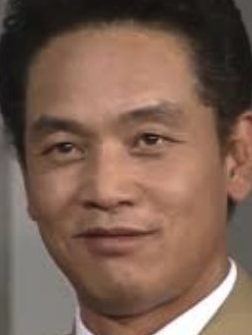
#> input picture KYC.png, 252 x 335 px, found by its file name
$ jupyter execute 'CV_HW6(4DLR).ipynb'
#> lines starting #> are read from the running program, lines starting #| are printed output that depends on the picture
<a href="https://colab.research.google.com/github/doldolMac/homework_CV/blob/master/CV_HW6(4DLR).ipynb" target="_parent"></a>

[cell 1]

from PIL import Image
import numpy as np
import scipy
from skimage import io
from matplotlib import pyplot as plt


M_img = Image.open("/content/homework_CV/KYC.png").convert('L')
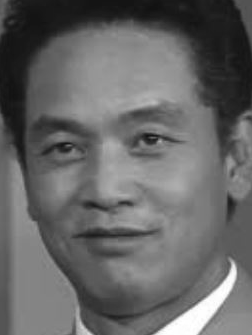
#> M_img: PIL image 252x335 L; min 17, max 255, mean 102.2

T_img = Image.open("/content/homework_CV/me3.jpeg").convert('L')
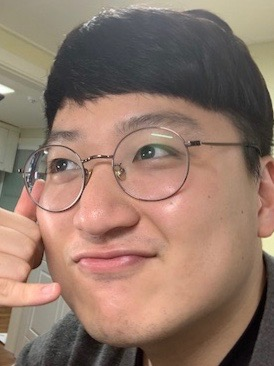
#> input picture me3.jpeg, 274 x 366 px, found by its file name
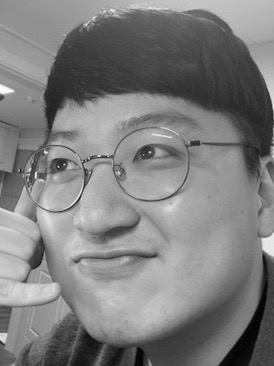
#> T_img: PIL image 274x366 L; min 0, max 255, mean 126


T_img = T_img.resize((360, 480))
#> T_img: PIL image 360x480 L

M_img = M_img.resize((360, 480))
#> M_img: PIL image 360x480 L

T_ft_img = np.fft.fft2(T_img)
T_shft_img = np.fft.fftshift(T_ft_img)
T_fil_shft_img = np.fft.fftshift(T_ft_img)
#T_fil_shft_img2 = np.fft.fftshift(T_ft_img)
T_abs_img = abs(T_shft_img)
T_ft_mag = np.log10(T_abs_img)
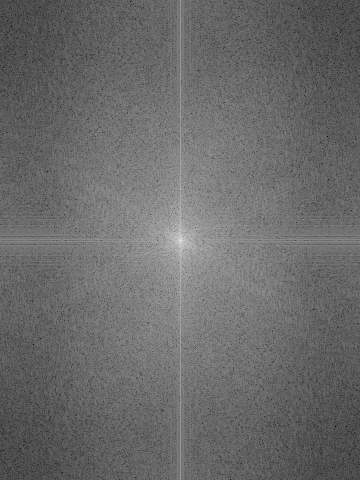
#> T_ft_mag: shape (480, 360) float64; min -0.0947, max 7.34, mean 3.01; drawn with min black and max white
T_fil_ft_mag = np.log10(T_abs_img)

M_ft_img = np.fft.fft2(M_img)
M_shft_img = np.fft.fftshift(M_ft_img)
M_fil_shft_img = np.fft.fftshift(M_ft_img)
M_fil_shft_img2 = np.fft.fftshift(M_ft_img)
M_abs_img = abs(M_shft_img)
M_ft_mag = np.log10(M_abs_img)
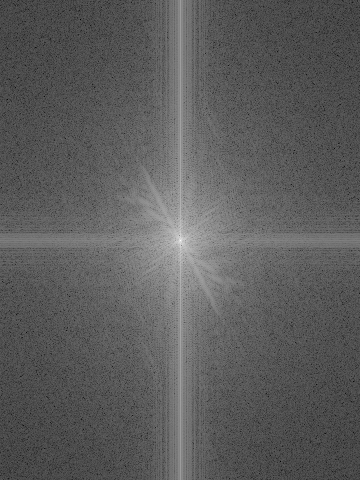
#> M_ft_mag: shape (480, 360) float64; min -0.358, max 7.25, mean 2.41; drawn with min black and max white
M_fil_ft_mag = np.log10(M_abs_img)


T_info_img = T_img.size
#> T_info_img = (360, 480)
T_cols, T_rows = T_info_img
#> T_cols = 360; T_rows = 480
T_center_rows = int(T_rows/2)
#> T_center_rows = 240
T_center_cols = int(T_cols/2)
#> T_center_cols = 180

print(T_center_rows, T_center_cols)
#| 240 180

M_info_img = M_img.size
#> M_info_img = (360, 480)
M_cols, M_rows = M_info_img
#> M_cols = 360; M_rows = 480
M_center_rows = int(M_rows/2)
#> M_center_rows = 240
M_center_cols = int(M_cols/2)
#> M_center_cols = 180

L_mask = np.zeros((M_rows, M_cols), np.uint8)
L_r = 10
M_center = [M_center_rows, M_center_cols]
#> M_center = [240, 180]
M_x, M_y = np.ogrid[:M_rows, :M_cols]
#> M_x = 480 values from 0 to 479
L_mask_area = (M_x - M_center[0]) ** 2 + (M_y - M_center[1]) ** 2 <=L_r*L_r
L_mask[L_mask_area] = 1

H_mask = np.ones((T_rows, T_cols), np.uint8)
H_r = 16
T_center = [T_center_rows, T_center_cols]
T_x, T_y = np.ogrid[:T_rows, :T_cols]
H_mask_area = (T_x - T_center[0]) ** 2 + (T_y - T_center[1]) ** 2 <=H_r*H_r
H_mask[H_mask_area] = 0

T_fil_shft_img = T_fil_shft_img * H_mask
M_fil_shft_img = M_fil_shft_img * L_mask

T_abs_fil_high = abs(T_fil_shft_img)
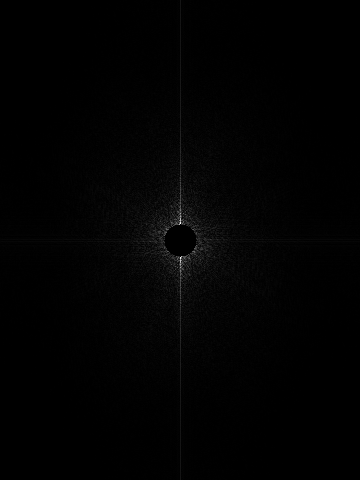
#> T_abs_fil_high: shape (480, 360) float64; min 0, max 259853.8, mean 2554.4; drawn with min black and max white
T_mag_fil_high = np.log10(T_abs_fil_high)
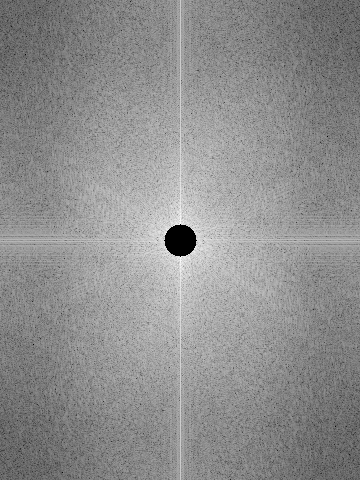
#> T_mag_fil_high: shape (480, 360) float64; 0.46% of the values are NaN or infinite; the others: min -0.0947, max 5.41, mean 3; drawn with min black, max white, NaN and infinite black

M_abs_fil_high = abs(M_fil_shft_img)
M_mag_fil_high = np.log10(M_abs_fil_high)

T_inv_ft_shft = np.fft.ifftshift(T_fil_shft_img)
T_inv_ft_img = np.fft.ifft2(T_inv_ft_shft)
T_abs_inv_ft_img = abs(T_inv_ft_img)
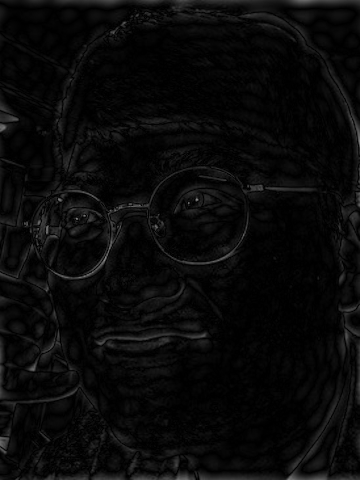
#> T_abs_inv_ft_img: shape (480, 360) float64; min 5.23e-05, max 140.9, mean 9.9

M_inv_ft_shft = np.fft.ifftshift(M_fil_shft_img)
M_inv_ft_img = np.fft.ifft2(M_inv_ft_shft)
M_abs_inv_ft_img = abs(M_inv_ft_img)
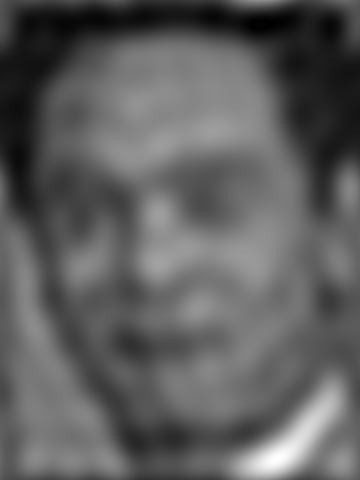
#> M_abs_inv_ft_img: shape (480, 360) float64; min 0.00438, max 274.6, mean 102.2; drawn with min black and max white

Superposition = abs(T_inv_ft_img) + abs(M_inv_ft_img)
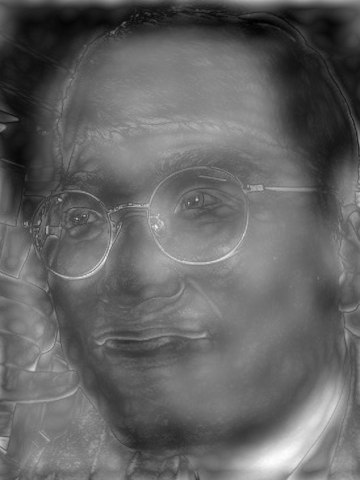
#> Superposition: shape (480, 360) float64; min 2.14, max 282.1, mean 112; drawn with min black and max white


fig = plt.figure(figsize=(18,24))
plt.subplot(341)
plt.imshow(T_img, cmap = 'gray')
plt.subplot(342)
plt.imshow(T_ft_mag, cmap = 'gray')
plt.subplot(343)
plt.imshow(T_mag_fil_high, cmap = 'gray')
plt.subplot(344)
plt.imshow(T_abs_inv_ft_img, cmap = 'gray')
plt.subplot(345)
plt.imshow(M_img, cmap = 'gray')
plt.subplot(346)
plt.imshow(M_ft_mag, cmap = 'gray')
plt.subplot(347)
plt.imshow(M_mag_fil_high, cmap = 'gray')
plt.subplot(348)
plt.imshow(M_abs_inv_ft_img, cmap = 'gray')
plt.subplot(349)
plt.imshow(Superposition, cmap = 'gray')

plt.show()
